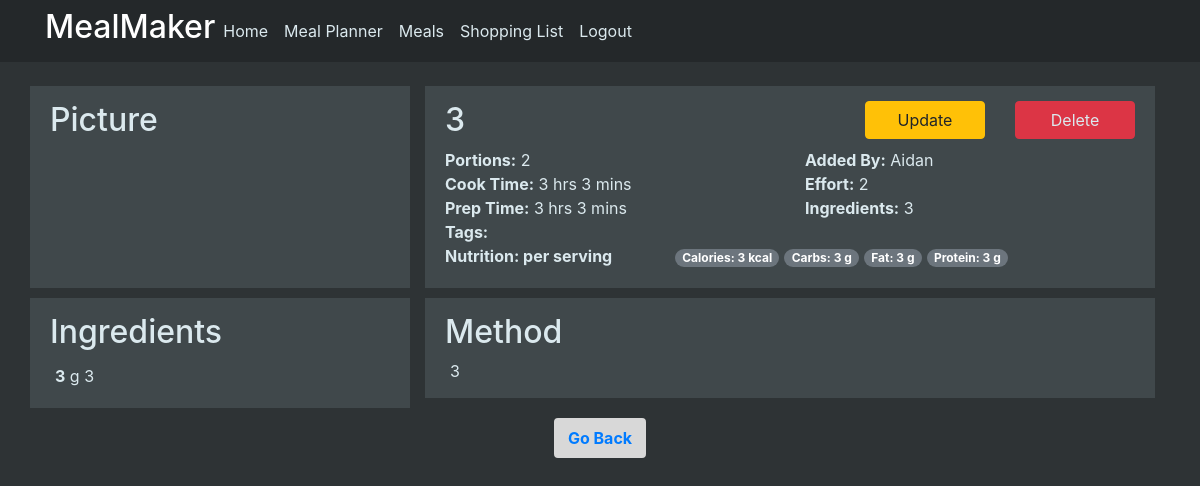
/meal/3 (signed in), run on an earlier commit of the app's database.
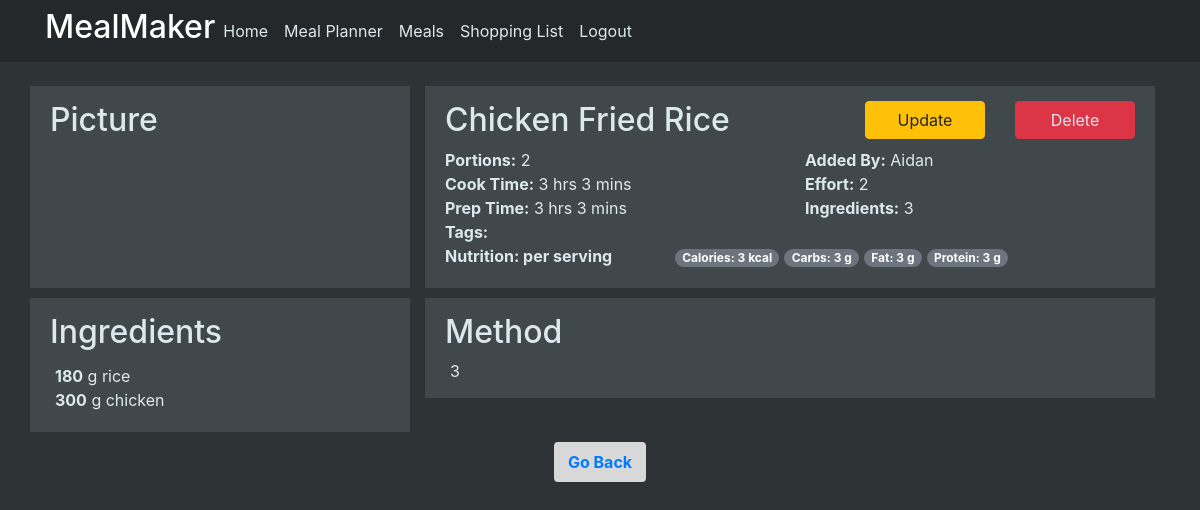
And on a later commit of the database.
### mealmaker/models.py (models this page shows)
class Meal(db.Model):
    id = db.Column(db.Integer, primary_key=True)
    date = db.Column(db.DateTime(timezone=True), default=func.now())
    name = db.Column(db.String(200), unique=True)
    portion = db.Column(db.Integer)
    prep_time_hour = db.Column(db.Integer)
    prep_time_min = db.Column(db.Integer)
    cook_time_hour = db.Column(db.Integer)
    cook_time_min = db.Column(db.Integer)
    diet_type = db.Column(db.String(20))
    health_type = db.Column(db.String(20))
    effort = db.Column(db.String(5))
    cost = db.Column(db.String(5))
    freezable = db.Column(db.String(5))
    num_ingredient = db.Column(db.Integer)
    time_to_go_off = db.Column(db.Integer)
    cal_per_portion = db.Column(db.Integer)
    protein_per_portion = db.Column(db.Integer)
    fat_per_portion = db.Column(db.Integer)
    carb_per_portion = db.Column(db.Integer)
    recipe = db.Column(db.Text)
    ingredients = db.relationship(
        "Ingredient", back_populates="meal_id", cascade="all, delete"
    )
    meal_plan = db.relationship("MealPlan", back_populates="meal_id")

class Ingredient(db.Model):
    id = db.Column(db.Integer, primary_key=True)
    name = db.Column(db.String(200))
    amount = db.Column(db.Integer)
    unit = db.Column(db.String(200))
    meal_link = db.Column(db.Integer, db.ForeignKey("meal.id"))
    meal_id = db.relationship(
        "Meal", back_populates="ingredients", collection_class=list
    )

### mealmaker/views.py (the view)
@views.route("/meal/<int:id>", methods=["GET", "POST"])
@login_required
def meal(id):
    meal = Meal.query.get_or_404(id)
    ingredient = Ingredient.query.filter(Ingredient.meal_link == id)
    form = UpdateMealForm()
    template_form = IngredientForm(prefix="ingredient-_-")
    if form.is_submitted():
        meal.name = form.name.data.lower()
        meal.portion = form.portion.data
        meal.prep_time_hour = form.prep_time_hour.data
        meal.prep_time_min = form.prep_time_min.data
        meal.cook_time_hour = form.cook_time_hour.data
        meal.cook_time_min = form.cook_time_min.data
        meal.diet_type = form.diet_type.data
        meal.health_type = form.health_type.data
        meal.effort = form.effort.data
        meal.cost = form.cost.data
        meal.freezable = form.freezable.data
        meal.num_ingredient = form.num_ingredient.data
        meal.time_to_go_off = form.time_to_go_off.data
        meal.cal_per_portion = form.cal_per_portion.data
        meal.protein_per_portion = form.protein_per_portion.data
        meal.fat_per_portion = form.fat_per_portion.data
        meal.carb_per_portion = form.carb_per_portion.data
        meal.recipe = form.recipe.data
        db.session.query(Ingredient).filter(Ingredient.meal_link == id).delete()
        db.session.commit()
        for i in form.ingredient.data:
            new_ingredient = Ingredient(
                name=i["ingredient_name"].lower(),
                amount=i["ingredient_amount"],
                unit=i["ingredient_unit"],
                meal_link=id,
            )
            db.session.add(new_ingredient)
        db.session.query(Ingredient).order_by(Ingredient.name.desc())
        db.session.commit()
        flash("Your meal has been updated!", "success")
        return redirect(url_for("views.meal", id=meal.id))
    elif request.method == "GET":
        form.name.data = meal.name
        form.portion.data = meal.portion
        form.prep_time_hour.data = meal.prep_time_hour
        form.prep_time_min.data = meal.prep_time_min
        form.cook_time_hour.data = meal.cook_time_hour
        form.cook_time_min.data = meal.cook_time_min
        form.diet_type.data = meal.diet_type
        form.health_type.data = meal.health_type
        form.effort.data = meal.effort
        form.cost.data = meal.cost
        form.freezable.data = meal.freezable
        form.num_ingredient.data = meal.num_ingredient
        form.time_to_go_off.data = meal.time_to_go_off
        form.cal_per_portion.data = meal.cal_per_portion
        form.protein_per_portion.data = meal.protein_per_portion
        form.fat_per_portion.data = meal.fat_per_portion
        form.carb_per_portion.data = meal.carb_per_portion
        form.recipe.data = meal.recipe
        for row in ingredient:
            subform = {
                "id": row.id,
                "ingredient_name": row.name,
                "ingredient_amount": row.amount,
                "ingredient_unit": row.unit,
            }
            form.ingredient.append_entry(subform)
        recipe_display = meal.recipe.replace("\r", "").split("\n")
    return render_template(
        "meal.html",
        user=current_user,
        form=form,
        meal=meal,
        ingredient=ingredient,
        legend="Update Meal",
        _template=template_form,
        recipe_display=recipe_display,
    )

### mealmaker/__init__.py (called while the page is built)
def create_app():
    app = Flask(__name__)
    app.config["SECRET_KEY"] = "hjshjhdjah kjshkjdhjs"
    app.config["SQLALCHEMY_DATABASE_URI"] = f"sqlite:///{DB_NAME}"
    app.config["SQLALCHEMY_TRACK_MODIFICATIONS"] = False
    db.init_app(app)
    from .views import views
    from .auth import auth
    app.register_blueprint(views, url_prefix="/")
    app.register_blueprint(auth, url_prefix="/")
    from .models import User, Meal, Ingredient, MealPlan
    create_database(app)
    login_manager = LoginManager()
    login_manager.login_view = "auth.login"
    login_manager.init_app(app)
    @login_manager.user_loader
    def load_user(id):
        return User.query.get(id)
    return app

### mealmaker/templates/meal.html (shortened to what the changed rows need)
{% extends "layout.html" %}
{% import "update_macro.html" as macros %}
{% block content %}
<br>
<div class="row" id="Header">
  <div class="col-4 content-section-dim">
    <section>
      <div>
        <h2>Picture</h2>
      </div>
    </section>
  </div>
  <div class="col-md-8 ">
    <div class="content-section-dim">
      <div class="row">
        <div class="col-7">
          <h2>{{meal.name.title()}}</h2>
        </div>
      </div>
      <div class="row">
        <div class="col-6"><b>Portions:</b> {{meal.portion}}</div>
        <div class="col-6"><b>Added By:</b> {{user.first_name}}</div>
      </div>
      <div class="row">
        {% if meal.cook_time_hour == 0 %}
        <div class="col-6"><b>Cook Time:</b> {{meal.cook_time_min}} mins</div>
        {% elif meal.cook_time_hour == 1 and meal.cook_time_min == 0 %}
        <div class="col-6"><b>Cook Time:</b> {{meal.cook_time_hour}} hr</div>
        {% elif meal.cook_time_hour == 1 %}
        <div class="col-6"><b>Cook Time:</b> {{meal.cook_time_hour}} hr {{meal.cook_time_min}} mins</div>
        {% elif meal.cook_time_min == 0 %}
        <div class="col-6"><b>Cook Time:</b> {{meal.cook_time_hour}} hrs</div>
        {% else %}
        <div class="col-6"><b>Cook Time:</b> {{meal.cook_time_hour}} hrs {{meal.cook_time_min}} mins</div>
        {% endif %}
        <div class="col-6"><b>Effort:</b> {{meal.portion}}</div>
      </div>
      <div class="row">
        {% if meal.prep_time_hour == 0 %}
        <div class="col-6"><b>Prep Time:</b> {{meal.prep_time_min}} mins</div>
        {% elif meal.prep_time_hour == 1 and meal.prep_time_min == 0 %}
        <div class="col-6"><b>Prep Time:</b>  {{meal.prep_time_hour}} hr</div>
        {% elif meal.prep_time_hour == 1 %}
        <div class="col-6"><b>Prep Time:</b> {{meal.prep_time_hour}} hr {{meal.prep_time_min}} mins</div>
        {% elif meal.prep_time_min == 0 %}
        <div class="col-6"><b>Prep Time:</b> {{meal.prep_time_hour}} hrs</div>
        {% else %}
        <div class="col-6"><b>Prep Time:</b> {{meal.prep_time_hour}} hrs {{meal.prep_time_min}} mins</div>
        {% endif %}
        <div class="col-6"><b>Ingredients:</b> {{meal.num_ingredient}}</div>
      </div>
      <div class="row">
        <div class="tag-row"><span class="badge badge-pill badge-secondary">Calories: {{meal.cal_per_portion}} kcal</span></div>
        <div class="tag-row"><span class="badge badge-pill badge-secondary">Carbs: {{meal.protein_per_portion}} g</span></div>
        <div class="tag-row"><span class="badge badge-pill badge-secondary">Fat: {{meal.fat_per_portion}} g</span></div>
        <div class="tag-row"><span class="badge badge-pill badge-secondary">Protein: {{meal.carb_per_portion}} g</span></div>
      </div>
    </div>
  </div>
</div>
<div class="row" id="Body">
  <div class="col-4 media content-section-dim">
    <section>
      <h2>Ingredients</h2>
      <section class="media-body">
        <ul class="no-bullets">
          {% for i in ingredient %}
          <li><b>{{ i.amount}}</b> {{ i.unit}} {{ i.name}}</li>
          {% endfor %}
        </ul>
      </section>
    </section>
  </div>
  <div class="col-8">
    <div class="content-section-dim">
        <h2>Method</h2>
        {% for line in recipe_display %}
            {% if line[0:4] == 'Step' %}
                <div class="row row-heading"><b>{{line}}</b></div>
            {% else %}
            <div class="row row-body">{{line}}</div>
            {% endif %}
        {% endfor %}
    </div>
  </div>
</div>
{% endblock content %}

What changed in the data, as far as the page shows it:
removed Ingredient: amount "3", unit "g", name "3"
changed Meal: name "3" → "Chicken Fried Rice"
added Ingredient: amount "180", unit "g", name "rice"
added Ingredient: amount "300", unit "g", name "chicken"
